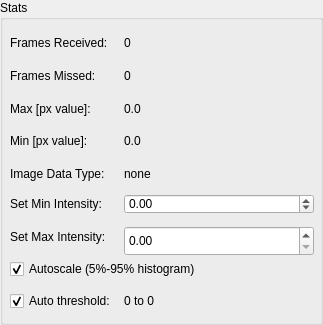
           <widget class="QGroupBox" name="group_box_stats">
            <property name="sizePolicy">
             <sizepolicy hsizetype="Expanding" vsizetype="Minimum">
              <horstretch>0</horstretch>
              <verstretch>0</verstretch>
             </sizepolicy>
            </property>
            <property name="minimumSize">
             <size>
              <width>0</width>
              <height>325</height>
             </size>
            </property>
            <property name="title">
             <string>Stats</string>
            </property>
            <widget class="QWidget" name="formLayoutWidget_6">
             <property name="geometry">
              <rect>
               <x>10</x>
               <y>30</y>
               <width>304</width>
               <height>281</height>
              </rect>
             </property>
             <layout class="QFormLayout" name="stats_layout">
              <property name="labelAlignment">
               <set>Qt::AlignLeading|Qt::AlignLeft|Qt::AlignVCenter</set>
              </property>
              <property name="formAlignment">
               <set>Qt::AlignLeading|Qt::AlignLeft|Qt::AlignTop</set>
              </property>
              <property name="horizontalSpacing">
               <number>8</number>
              </property>
              <property name="verticalSpacing">
               <number>12</number>
              </property>
              <item row="0" column="0">
               <widget class="QLabel" name="stats_lbl_frames_received">
                <property name="minimumSize">
                 <size>
                  <width>0</width>
                  <height>25</height>
                 </size>
                </property>
                <property name="text">
                 <string>Frames Received:</string>
                </property>
               </widget>
              </item>
              <item row="0" column="1">
               <widget class="QLabel" name="frames_received_val">
                <property name="sizePolicy">
                 <sizepolicy hsizetype="Expanding" vsizetype="Expanding">
                  <horstretch>0</horstretch>
                  <verstretch>0</verstretch>
                 </sizepolicy>
                </property>
                <property name="minimumSize">
                 <size>
                  <width>0</width>
                  <height>25</height>
                 </size>
                </property>
                <property name="frameShadow">
                 <enum>QFrame::Sunken</enum>
                </property>
                <property name="text">
                 <string>0</string>
                </property>
               </widget>
              </item>
              <item row="1" column="0">
               <widget class="QLabel" name="stats_lbl_frames_missed">
                <property name="minimumSize">
                 <size>
                  <width>0</width>
                  <height>25</height>
                 </size>
                </property>
                <property name="text">
                 <string>Frames Missed:</string>
                </property>
               </widget>
              </item>
              <item row="1" column="1">
               <widget class="QLabel" name="missed_frames_val">
                <property name="sizePolicy">
                 <sizepolicy hsizetype="Expanding" vsizetype="Expanding">
                  <horstretch>0</horstretch>
                  <verstretch>0</verstretch>
                 </sizepolicy>
                </property>
                <property name="minimumSize">
                 <size>
                  <width>0</width>
                  <height>25</height>
                 </size>
                </property>
                <property name="frameShadow">
                 <enum>QFrame::Sunken</enum>
                </property>
                <property name="text">
                 <string>0</string>
                </property>
               </widget>
              </item>
              <item row="2" column="0">
               <widget class="QLabel" name="stats_lbl_max_px">
                <property name="minimumSize">
                 <size>
                  <width>0</width>
                  <height>25</height>
                 </size>
                </property>
                <property name="text">
                 <string>Max [px value]:</string>
                </property>
               </widget>
              </item>
              <item row="2" column="1">
               <widget class="QLabel" name="max_px_val">
                <property name="sizePolicy">
                 <sizepolicy hsizetype="Expanding" vsizetype="Expanding">
                  <horstretch>0</horstretch>
                  <verstretch>0</verstretch>
                 </sizepolicy>
                </property>
                <property name="minimumSize">
                 <size>
                  <width>0</width>
                  <height>25</height>
                 </size>
                </property>
                <property name="frameShadow">
                 <enum>QFrame::Sunken</enum>
                </property>
                <property name="text">
                 <string>0.0</string>
                </property>
               </widget>
              </item>
              <item row="3" column="0">
               <widget class="QLabel" name="stats_lbl_min_px">
                <property name="minimumSize">
                 <size>
                  <width>0</width>
                  <height>25</height>
                 </size>
                </property>
                <property name="text">
                 <string>Min [px value]:</string>
                </property>
               </widget>
              </item>
              <item row="3" column="1">
               <widget class="QLabel" name="min_px_val">
                <property name="sizePolicy">
                 <sizepolicy hsizetype="Expanding" vsizetype="Expanding">
                  <horstretch>0</horstretch>
                  <verstretch>0</verstretch>
                 </sizepolicy>
                </property>
                <property name="minimumSize">
                 <size>
                  <width>0</width>
                  <height>25</height>
                 </size>
                </property>
                <property name="frameShadow">
                 <enum>QFrame::Sunken</enum>
                </property>
                <property name="text">
                 <string>0.0</string>
                </property>
               </widget>
              </item>
              <item row="4" column="0">
               <widget class="QLabel" name="stats_lbl_data_type">
                <property name="minimumSize">
                 <size>
                  <width>0</width>
                  <height>25</height>
                 </size>
                </property>
                <property name="text">
                 <string>Image Data Type:</string>
                </property>
               </widget>
              </item>
              <item row="4" column="1">
               <widget class="QLabel" name="data_type_val">
                <property name="sizePolicy">
                 <sizepolicy hsizetype="Expanding" vsizetype="Expanding">
                  <horstretch>0</horstretch>
                  <verstretch>0</verstretch>
                 </sizepolicy>
                </property>
                <property name="minimumSize">
                 <size>
                  <width>0</width>
                  <height>25</height>
                 </size>
                </property>
                <property name="frameShadow">
                 <enum>QFrame::Sunken</enum>
                </property>
                <property name="text">
                 <string>none</string>
                </property>
               </widget>
              </item>
              <item row="6" column="0">
               <widget class="QLabel" name="lbl_set_max">
                <property name="text">
                 <string>Set Max Intensity:</string>
                </property>
               </widget>
              </item>
              <item row="6" column="1">
               <widget class="QDoubleSpinBox" name="max_setting_val">
                <property name="minimumSize">
                 <size>
                  <width>0</width>
                  <height>30</height>
                 </size>
                </property>
                <property name="maximum">
                 <double>9999999999.989999771118164</double>
                </property>
               </widget>
              </item>
              <item row="5" column="1">
               <widget class="QDoubleSpinBox" name="min_setting_val">
                <property name="minimum">
                 <double>-10000000000.000000000000000</double>
                </property>
                <property name="maximum">
                 <double>9999999999.989999771118164</double>
                </property>
               </widget>
              </item>
              <item row="5" column="0">
               <widget class="QLabel" name="lbl_set_min">
                <property name="text">
                 <string>Set Min Intensity:</string>
                </property>
               </widget>
              </item>
              <item row="7" column="0" colspan="2">
               <widget class="QCheckBox" name="chk_autoscale">
                <property name="checked">
                 <bool>true</bool>
                </property>
                <property name="text">
                 <string>Autoscale (5%-95% histogram)</string>
                </property>
               </widget>
              </item>
              <item row="8" column="0">
               <widget class="QCheckBox" name="chk_threshold">
                <property name="checked">
                 <bool>true</bool>
                </property>
                <property name="text">
                 <string>Auto threshold:</string>
                </property>
               </widget>
              </item>
              <item row="8" column="1">
               <widget class="QLabel" name="lbl_threshold_range">
                <property name="text">
                 <string>0 to 0</string>
                </property>
               </widget>
              </item>
             </layout>
            </widget>
           </widget>
